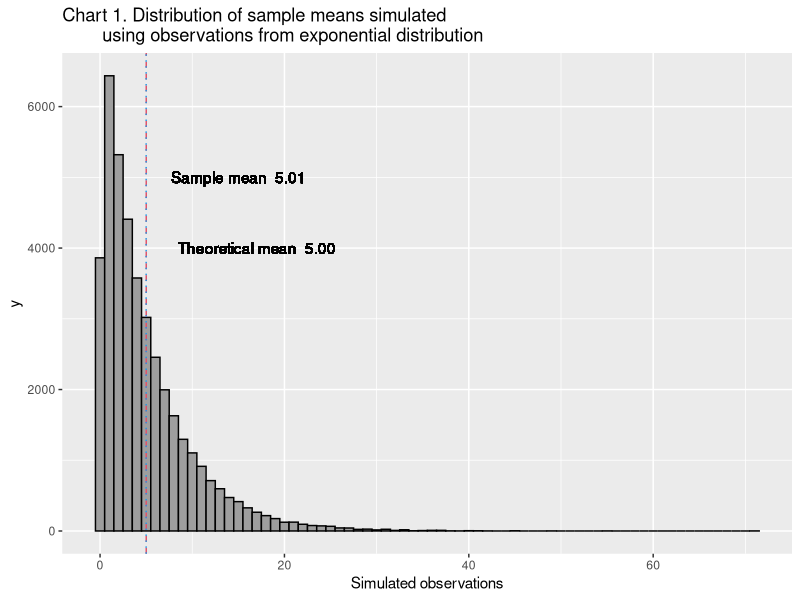
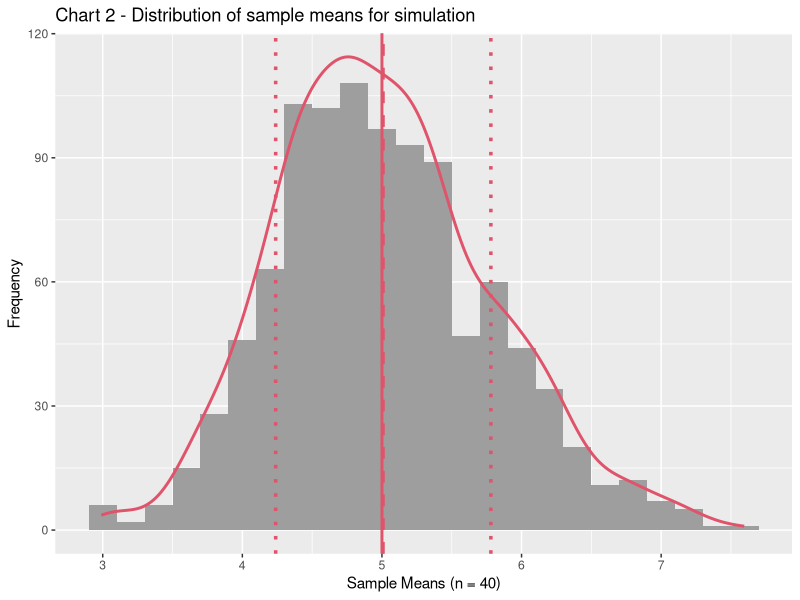
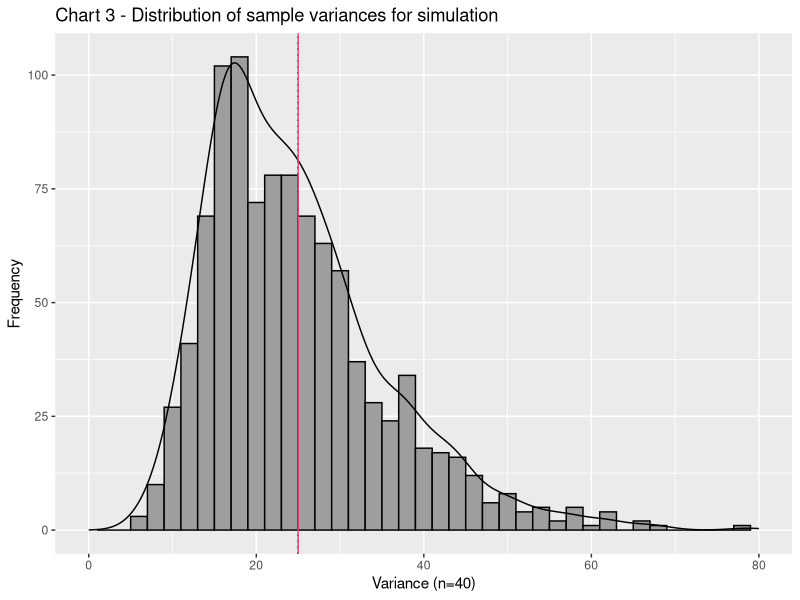

Recreate these plots in R, in order.
## ---- chunk 1
library (ggplot2)
library (dplyr)
library (knitr)
library (broom)
library (purrr)
## ---- chunk 2
set.seed = 12345
lambda = 0.2; n = 40
obs_exp =  matrix(rexp(n*1000,lambda),1000,n)
df_obs_exp <- data.frame("obs" = c(obs_exp))
mean_exp = mean(obs_exp)

g1 <- ggplot(df_obs_exp, aes(obs)) +
        geom_histogram(aes(obs), fill=8, col=1, binwidth = 1) +
        labs (title  = "Chart 1. Distribution of sample means simulated 
        using observations from exponential distribution",
              x ="Simulated observations") +
        geom_vline (xintercept = mean(df_obs_exp$obs), lty=2, col=2) + 
        geom_vline (xintercept = 1/lambda, lty=3, col=4) +
        geom_text (aes(x = mean(obs)+10, y = 5000, label = paste("Sample mean ", 
                                     format(mean_exp, digits=2, nsmall=2)))) +
        geom_text (aes(x = 1/ lambda +12, y = 4000, label = 
                         paste("Theoretical mean ", format(1/lambda, digits=2,
                                                           nsmall=2))))
g1
## ---- chunk 3
means_t = 1/lambda
sd_means_t = (1/lambda)/sqrt(40)
features_s = data.frame("sample_means" = apply(obs_exp,1,mean),
                        "var_sample" = apply(obs_exp,1,var),
                        "std_sample" = apply(obs_exp,1,sd))
## ---- chunk 4
g2 = ggplot(features_s) +
        geom_histogram (aes(sample_means), fill=8, binwidth = 0.2) +
        geom_density (aes(x=sample_means, y=0.22*..count..), 
                      col = 2, size = 1,lty=1) +
        geom_vline (xintercept = means_t, col = 2, lty = 1, lwd = 1) +
        geom_vline (xintercept = mean_exp, col = 2, lty = 2, lwd = 1) +
        geom_vline (xintercept = mean_exp + sd(features_s$sample_means), col = 2, lty = 3, 
                    lwd = 1.2) +
        geom_vline (xintercept = mean_exp - sd(features_s$sample_means), col = 2,  lty = 3,
                    lwd = 1.2) +
        labs (x = "Sample Means (n = 40)", y = "Frequency", 
              title = "Chart 2 - Distribution of sample means for simulation")

g2
## ---- chunk 5
g3 <- ggplot(features_s, aes(var_sample)) + 
        geom_histogram (aes(x=var_sample), col=1, fill = 8, binwidth = 2) +
        geom_density (aes(y=2.25*..count..)) +
        geom_vline (xintercept = mean(features_s$var_sample), lty = 3) +
        geom_vline (xintercept = mean(1/lambda^2), col = 2) +
        xlim (c(0,80)) +
        labs( title = "Chart 3 - Distribution of sample variances for simulation",
              x = "Variance (n=40)",
              y = "Frequency")

g3
